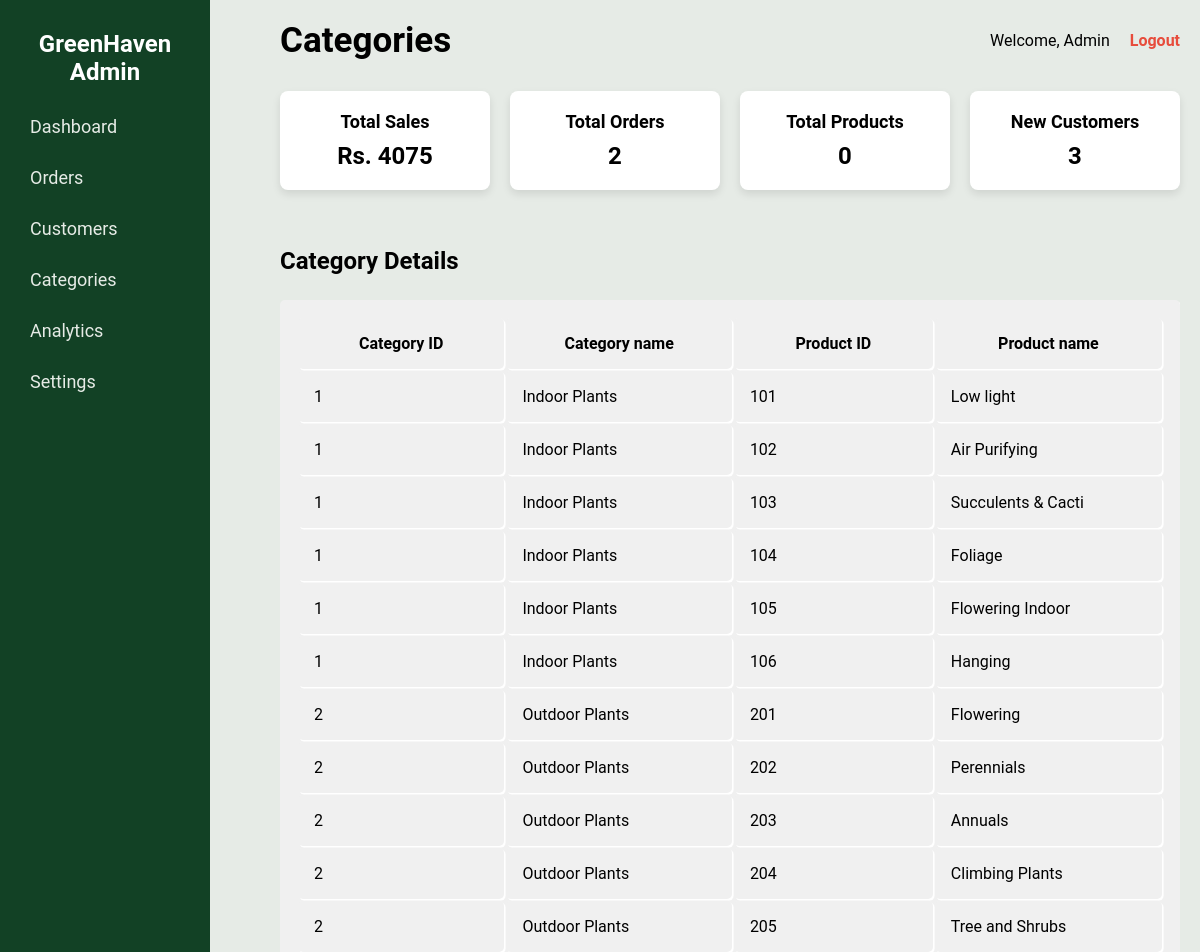
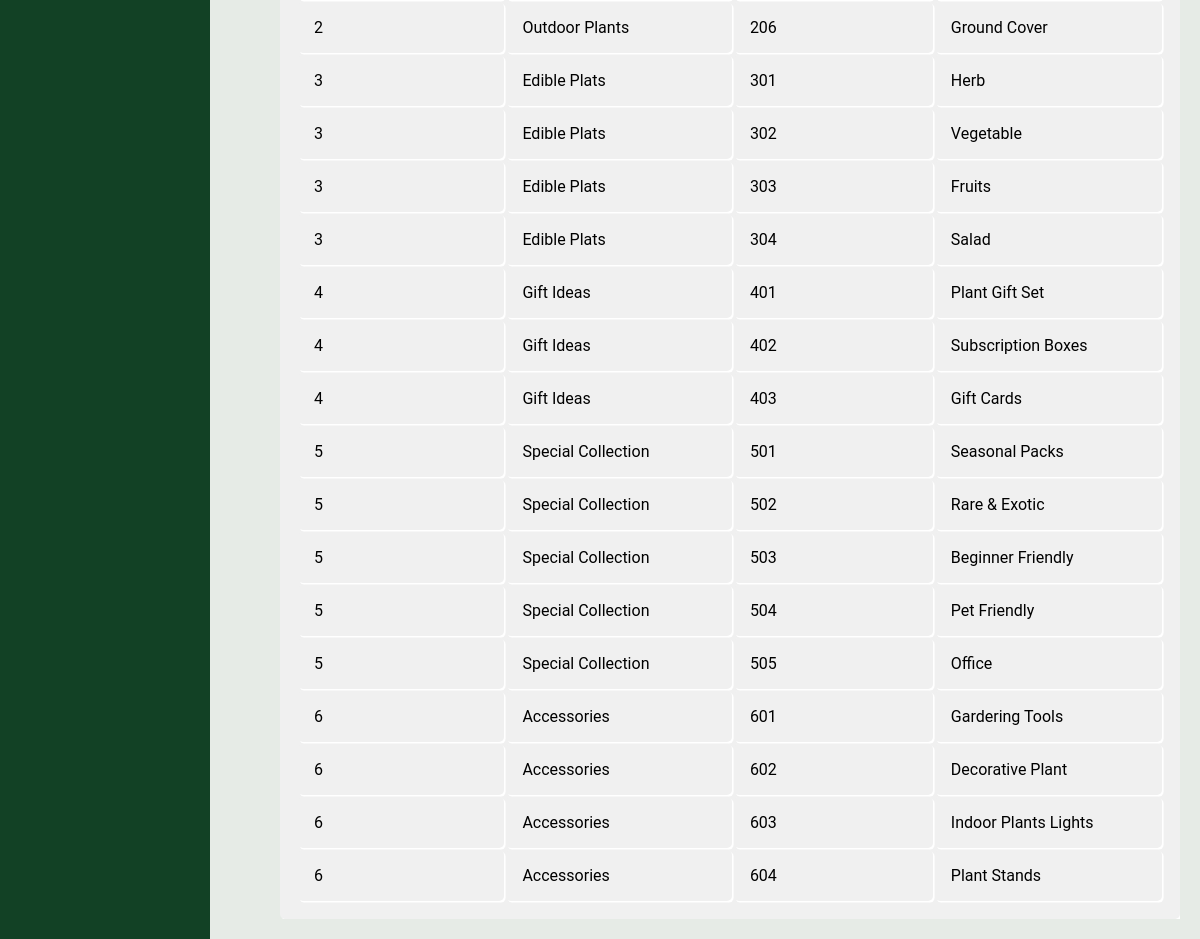
Page /User/categories.php on the committed database (2 pictures, top to bottom).
### tables this page shows
CREATE TABLE `product1` (
  `Product_ID` int(10) NOT NULL,
  `Product_name` varchar(75) NOT NULL,
  `Category_ID` int(75) NOT NULL
);

CREATE TABLE `category1` (
  `Category_ID` int(75) NOT NULL,
  `Category_name` varchar(150) NOT NULL
);

### User/categories.php (the view, shortened to what this page needs)
<!DOCTYPE html>
<html lang="en">
<head>
    <link rel="stylesheet" href="https://cdnjs.cloudflare.com/ajax/libs/font-awesome/6.6.0/css/all.min.css">
    <link rel="stylesheet" href="admin.css">
</head>
<body>
    <div class="sidebar">
        <h2>GreenHaven Admin</h2>
        <ul>
            <li><a href="dashboard.php">Dashboard</a></li>
            <li><a href="orders.php">Orders</a></li>
            <li><a href="customer.php">Customers</a></li>
            <li><a href="categories.php">Categories</a></li>
            <li><a href="#">Analytics</a></li>
            <li><a href="#">Settings</a></li>
        </ul>
    </div>
    <div class="main-content">
        <header>
            <h1>Categories</h1>
            <form class="user-info" action="submitform.php" method="post">
                <span>Welcome, Admin</span>
                <a href="login.php" name="logoutbtn"  class="logout">Logout</a>
            </form>
        </header>
        <section class="dashboard-cards">
            <div class="card">
                <h3>Total Sales</h3>
                <div>
                <?php
                $conn = mysqli_connect("localhost", "root", "", "greenhaven");
                $sql = "SELECT Total FROM `order1` ORDER BY Total";
                $result = mysqli_query($conn, $sql);
                if (mysqli_num_rows($result) > 0) {
                    $total = 0;
                    while ($row = mysqli_fetch_assoc($result)) {
                        $total += $row['Total'];
                    }
                    echo '<h1>Rs. ' . $total . '</h1>';
                } else {
                    echo '<h1>No data available</h1>';
                }
                ?>
                </div>
            </div>
            <div class="card">
                <h3>Total Orders</h3>
                <?php
                $sql = "SELECT Order_ID FROM `order1`";
                $result = mysqli_query($conn, $sql);
                if ($result) {
                    $queryResults = mysqli_num_rows($result);
                    echo '<h1>' . $queryResults . '</h1>';
                } else {
                    echo '<h1>Error fetching data</h1>';
                }
                ?>
            </div>
            <div class="card">
                <h3>Total Products</h3>
                <?php
                $sql = "SELECT Item_ID FROM item1";
                $result = mysqli_query($conn, $sql);
                if ($result) {
                    $queryResults = mysqli_num_rows($result);
                    echo '<h1>' . $queryResults . '</h1>';
                } else {
                    echo '<h1>Error fetching data</h1>';
                }
                ?>
            </div>
            <div class="card">
                <h3>New Customers</h3>
                <?php
                $sql = "SELECT Customer_ID FROM user1";
                $result = mysqli_query($conn, $sql);
                if ($result) {
                    $queryResults = mysqli_num_rows($result);
                    echo '<h1>' . $queryResults . '</h1>';
                } else {
                    echo '<h1>Error fetching data</h1>';
                }
                ?>
            </div>
        </section>
        <br><br><br>
        <main class="table">
            <section class="table_heading">
                <h1>Category Details</h1>
            </section>
            <section class="table_body">
            <?php
$sql = "SELECT c.Category_ID, c.Category_name, p.Product_ID, p.Product_name
        FROM category1 c
        LEFT JOIN product1 p ON c.Category_ID = p.Category_ID";
$result = mysqli_query($conn, $sql);
?>
<table>
    <thead>
        <tr>
            <th>Category ID</th>
            <th>Category name</th>
            <th>Product ID</th>
            <th>Product name</th>
        </tr>
    </thead>
    <tbody>
        <?php
        if (mysqli_num_rows($result) > 0) {
            while ($row = mysqli_fetch_assoc($result)) {
                ?>
                <tr>
                    <td><?php echo $row['Category_ID']; ?></td>
                    <td><?php echo $row['Category_name']; ?></td>
                    <td><?php echo isset($row['Product_ID']) ? $row['Product_ID'] : 'N/A'; ?></td>
                    <td><?php echo isset($row['Product_name']) ? $row['Product_name'] : 'N/A'; ?></td>
                </tr>
                <?php
            }
        } else {
            echo "<tr><td colspan='4'>No Record Found</td></tr>";
        }
        ?>
    </tbody>
</table>
            </section>
        </main>
    </div>
</body>
</html>

### User/admin.css (style rules this page uses)
* { margin: 0; padding: 0; box-sizing: border-box; font-family: 'Roboto', sans-serif; }
body { font-family: 'Roboto', sans-serif; display: flex; min-height: 100vh; background-color: #e6ebe6; }
.sidebar { width: 250px; background-color: #124125; color: #fff; padding: 30px; height: auto; }
.sidebar h2 { text-align: center; margin-bottom: 30px; }
.sidebar ul { list-style-type: none; }
.sidebar ul li { margin-bottom: 30px; }
.sidebar ul li a { color: #e6ebe6; text-decoration: none; font-size: 18px; }
.main-content { flex: 1; padding: 20px; }
header { display: flex; justify-content: space-between; align-items: center; margin-bottom: 30px; margin-left: 50px; }
header h1 { font-size: 35px; color: #000000; }
header .user-info { display: flex; align-items: center; }
header .user-info span { margin-right: 20px; font-size: 16px; color: #000000; }
header .logout { text-decoration: none; color: #e74c3c; font-weight: bold; }
.dashboard-cards { display: grid; grid-template-columns: repeat(4, 1fr); gap: 20px; margin-left: 50px; }
.card { background-color: #ffffff; padding: 20px; border-radius: 8px; box-shadow: 0 4px 8px rgba(0, 0, 0, 0.1); text-align: center; }
.card h3 { font-size: 18px; color: #000000; margin-bottom: 10px; }
.table_heading { margin-left: 50px; }
table, th, td { margin-left: 50px; width: 75vw; padding: 1rem; box-shadow: 0.1rem .1rem #fff; border-radius: 5px; background-color: #f0f0f0; }
.table_body { margin-top: 25px; overflow: hidden; }

### rows in the picture
product1: Category_ID.Category_ID "1", Category_ID.Category_name "Indoor Plants", Product_ID "101", Product_name "Low light"
product1: Category_ID.Category_ID "1", Category_ID.Category_name "Indoor Plants", Product_ID "102", Product_name "Air Purifying"
product1: Category_ID.Category_ID "1", Category_ID.Category_name "Indoor Plants", Product_ID "103", Product_name "Succulents & Cacti"
product1: Category_ID.Category_ID "1", Category_ID.Category_name "Indoor Plants", Product_ID "104", Product_name "Foliage"
product1: Category_ID.Category_ID "1", Category_ID.Category_name "Indoor Plants", Product_ID "105", Product_name "Flowering Indoor"
product1: Category_ID.Category_ID "1", Category_ID.Category_name "Indoor Plants", Product_ID "106", Product_name "Hanging"
product1: Category_ID.Category_ID "2", Category_ID.Category_name "Outdoor Plants", Product_ID "201", Product_name "Flowering"
product1: Category_ID.Category_ID "2", Category_ID.Category_name "Outdoor Plants", Product_ID "202", Product_name "Perennials"
product1: Category_ID.Category_ID "2", Category_ID.Category_name "Outdoor Plants", Product_ID "203", Product_name "Annuals"
product1: Category_ID.Category_ID "2", Category_ID.Category_name "Outdoor Plants", Product_ID "204", Product_name "Climbing Plants"
product1: Category_ID.Category_ID "2", Category_ID.Category_name "Outdoor Plants", Product_ID "205", Product_name "Tree and Shrubs"
product1: Category_ID.Category_ID "2", Category_ID.Category_name "Outdoor Plants", Product_ID "206", Product_name "Ground Cover"
product1: Category_ID.Category_ID "3", Category_ID.Category_name "Edible Plats", Product_ID "301", Product_name "Herb"
product1: Category_ID.Category_ID "3", Category_ID.Category_name "Edible Plats", Product_ID "302", Product_name "Vegetable"
product1: Category_ID.Category_ID "3", Category_ID.Category_name "Edible Plats", Product_ID "303", Product_name "Fruits"
product1: Category_ID.Category_ID "3", Category_ID.Category_name "Edible Plats", Product_ID "304", Product_name "Salad"
product1: Category_ID.Category_ID "4", Category_ID.Category_name "Gift Ideas", Product_ID "401", Product_name "Plant Gift Set"
product1: Category_ID.Category_ID "4", Category_ID.Category_name "Gift Ideas", Product_ID "402", Product_name "Subscription Boxes"
product1: Category_ID.Category_ID "4", Category_ID.Category_name "Gift Ideas", Product_ID "403", Product_name "Gift Cards"
product1: Category_ID.Category_ID "5", Category_ID.Category_name "Special Collection", Product_ID "501", Product_name "Seasonal Packs"
product1: Category_ID.Category_ID "5", Category_ID.Category_name "Special Collection", Product_ID "502", Product_name "Rare & Exotic"
product1: Category_ID.Category_ID "5", Category_ID.Category_name "Special Collection", Product_ID "503", Product_name "Beginner Friendly"
product1: Category_ID.Category_ID "5", Category_ID.Category_name "Special Collection", Product_ID "504", Product_name "Pet Friendly"
product1: Category_ID.Category_ID "5", Category_ID.Category_name "Special Collection", Product_ID "505", Product_name "Office"
product1: Category_ID.Category_ID "6", Category_ID.Category_name "Accessories", Product_ID "601", Product_name "Gardering Tools"
product1: Category_ID.Category_ID "6", Category_ID.Category_name "Accessories", Product_ID "602", Product_name "Decorative Plant"
product1: Category_ID.Category_ID "6", Category_ID.Category_name "Accessories", Product_ID "603", Product_name "Indoor Plants Lights"
product1: Category_ID.Category_ID "6", Category_ID.Category_name "Accessories", Product_ID "604", Product_name "Plant Stands"

### other values in the picture
$total "4075"
$queryResults "2"
$queryResults "0"
$queryResults "3"
